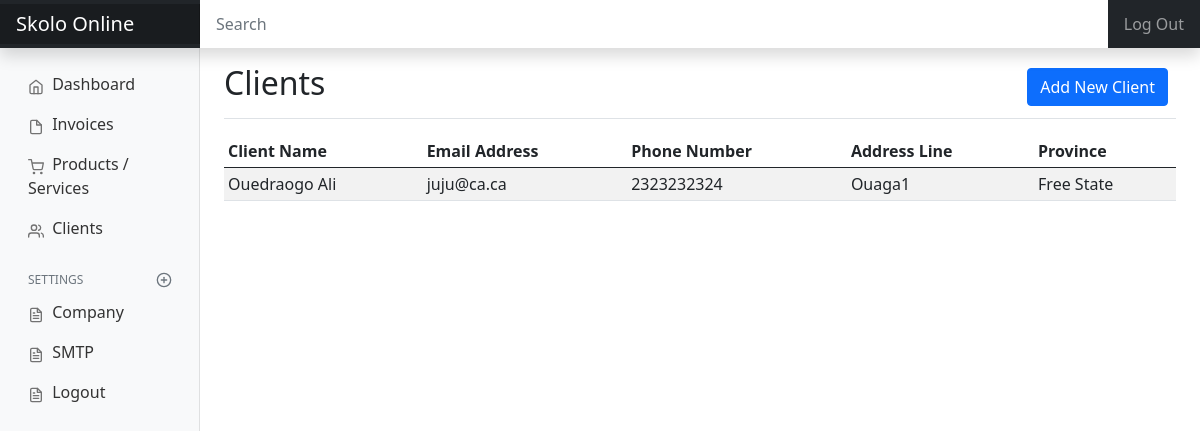
/invoice/clients (signed in), run on an earlier commit of the app's database.
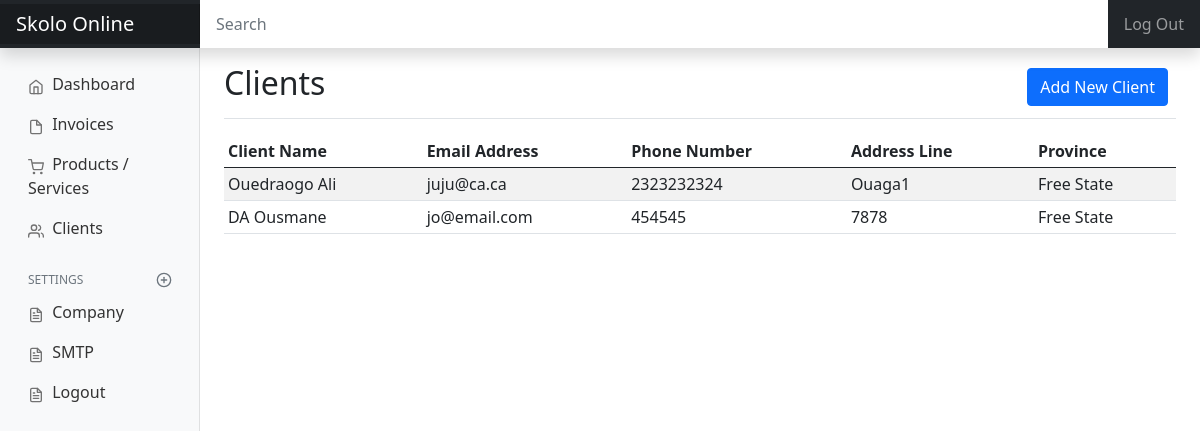
And on a later commit of the database.
### invoiceApp/models.py (models this page shows, shortened)
class Client(models.Model):
    PROVINCES = [
        ('Gauteng', 'Gauteng'),
        ('Free State', 'Free State'),
        ('Limpopo', 'Limpopo'),
    ]
    clientName = models.CharField(null=True, blank=True, max_length=200)
    addressLine1 = models.CharField(null=True, blank=True, max_length=200)
    clientLogo  = models.ImageField(default='default_logo.jpg', upload_to='company_logos')
    province = models.CharField(choices=PROVINCES, blank=True, max_length=100)
    postalCode = models.CharField(null=True, blank=True, max_length=10)
    phoneNumber = models.CharField(null=True, blank=True, max_length=100)
    emailAddress = models.CharField(null=True, blank=True, max_length=100)
    uniqueId = models.CharField(null=True, blank=True, max_length=100)
    slug = models.SlugField(max_length=500, unique=True, blank=True, null=True)
    date_created = models.DateTimeField(blank=True, null=True)
    last_updated = models.DateTimeField(blank=True, null=True)

### invoiceApp/views.py (the view, shortened to what this page needs)
# urls.py: path('clients', views.clients, name='clients'),
@login_required
def clients(request):
    context = {}
    clients = Client.objects.all()
    context['clients'] = clients
    if request.method == 'GET':
        form = ClientForm2()
        context['form'] = form
        return render(request, 'invoiceApp/clients.html', context)

### invoiceApp/forms.py
class ClientForm2(ModelForm):
    class Meta:
        model = Client
        fields = "__all__"

### templates/invoiceApp/clients.html (shortened to what this page needs)
{% extends 'partials/base.html' %}
{% load static %}
{% load crispy_forms_tags %}
{% block css %}
<link href="{% static 'assets/css/bootstrap.min.css' %}" rel="stylesheet">
{% endblock %}
{% block main %}
<main class="col-md-9 ms-sm-auto col-lg-10 px-md-4">
  <div class="d-flex justify-content-between flex-wrap flex-md-nowrap align-items-center pt-3 pb-2 mb-3 border-bottom">
    <h1 class="h2">Clients</h1>
    <div class="btn-toolbar mb-2 mb-md-0">
      <div class="btn-group me-2">
        <button href="#addClientModal" type="button" class="btn btn-primary" data-bs-toggle="modal">Add New Client</button>
      </div>
    </div>
  </div>
  {% if clients|length > 0 %}
  <div class="table-responsive">
    <table class="table table-striped table-sm">
      <thead>
        <tr>
          <th scope="col">Client Name</th>
          <th scope="col">Email Address</th>
          <th scope="col">Phone Number</th>
          <th scope="col">Address Line</th>
          <th scope="col">Province</th>
        </tr>
      </thead>
      <tbody>
        {% for client in clients %}
      <tr>
        <td>{{client.clientName}}</td>
        <td>{{client.emailAddress}}</td>
        <td>{{client.phoneNumber}}</td>
        <td>{{client.addressLine1}}</td>
        <td>{{client.province}}</td>
      </tr>
        {% endfor %}
      </tbody>
    </table>
  </div>
  {% endif %}
</main>
{% endblock %}

### templates/partials/base.html (shortened to what this page needs)
{% load static %}
<!doctype html>
<html lang="en">
  <head>
    <link href="{% static 'assets/css/bootstrap.min.css' %}" rel="stylesheet">
    <link href="{% static 'assets/css/dashboard.css' %}" rel="stylesheet">
    {% block css %}
    {% endblock %}
  </head>
  <body>
<header class="navbar navbar-dark sticky-top bg-dark flex-md-nowrap p-0 shadow">
  <a class="navbar-brand col-md-3 col-lg-2 me-0 px-3" href="#">Skolo Online</a>
  <input class="form-control form-control-dark w-100" type="text" placeholder="Search" aria-label="Search">
  <div class="navbar-nav">
    <div class="nav-item text-nowrap">
      <a class="nav-link px-3" href="{% url 'logout' %}">Log Out</a>
    </div>
  </div>
</header>
<div class="container-fluid">
  <div class="row">
    <nav id="sidebarMenu" class="col-md-3 col-lg-2 d-md-block bg-light sidebar collapse">
      <div class="position-sticky pt-3">
        <ul class="nav flex-column">
          <li class="nav-item">
            <a class="nav-link" href="{% url 'dashboard' %}">
              <span data-feather="home"></span>
              Dashboard
            </a>
          </li>
          <li class="nav-item">
            <a class="nav-link" href="{% url 'invoices' %}">
              <span data-feather="file"></span>
              Invoices
            </a>
          </li>
          <li class="nav-item">
            <a class="nav-link" href="{% url 'products' %}">
              <span data-feather="shopping-cart"></span>
              Products / Services
            </a>
          </li>
          <li class="nav-item">
            <a class="nav-link" href="{% url 'clients' %}">
              <span data-feather="users"></span>
              Clients
            </a>
          </li>
        </ul>
        <h6 class="sidebar-heading d-flex justify-content-between align-items-center px-3 mt-4 mb-1 text-muted">
          <span>Settings</span>
          <a class="link-secondary" href="#" aria-label="Add a new report">
            <span data-feather="plus-circle"></span>
          </a>
        </h6>
        <ul class="nav flex-column mb-2">
          <li class="nav-item">
            <a class="nav-link" href="#">
              <span data-feather="file-text"></span>
              Company
            </a>
          </li>
          <li class="nav-item">
            <a class="nav-link" href="#">
              <span data-feather="file-text"></span>
              SMTP
            </a>
          </li>
          <li class="nav-item">
            <a class="nav-link" href="#">
              <span data-feather="file-text"></span>
              Logout
            </a>
          </li>
        </ul>
      </div>
    </nav>
  {% block main %}
  {% endblock %}
  </div>
</div>
  </body>
</html>

### static/assets/css/dashboard.css (style rules this page uses)
body { font-size: .875rem; }
.feather { width: 16px; height: 16px; vertical-align: text-bottom; }
.sidebar { position: fixed; top: 0; bottom: 0; left: 0; z-index: 100; padding: 48px 0 0; box-shadow: inset -1px 0 0 rgba(0, 0, 0, .1); }
.sidebar .nav-link { font-weight: 500; color: #333; }
.sidebar .nav-link .feather { margin-right: 4px; color: #727272; }
.sidebar-heading { font-size: .75rem; text-transform: uppercase; }
.navbar-brand { padding-top: .75rem; padding-bottom: .75rem; font-size: 1rem; background-color: rgba(0, 0, 0, .25); box-shadow: inset -1px 0 0 rgba(0, 0, 0, .25); }
.navbar .form-control { padding: .75rem 1rem; border-width: 0; border-radius: 0; }
.form-control-dark { color: #fff; background-color: rgba(255, 255, 255, .1); border-color: rgba(255, 255, 255, .1); }

What changed in the data, as far as the page shows it:
added Client: clientName "DA Ousmane", emailAddress "jo@email.com", phoneNumber "454545", addressLine1 "7878", province "Free State"
